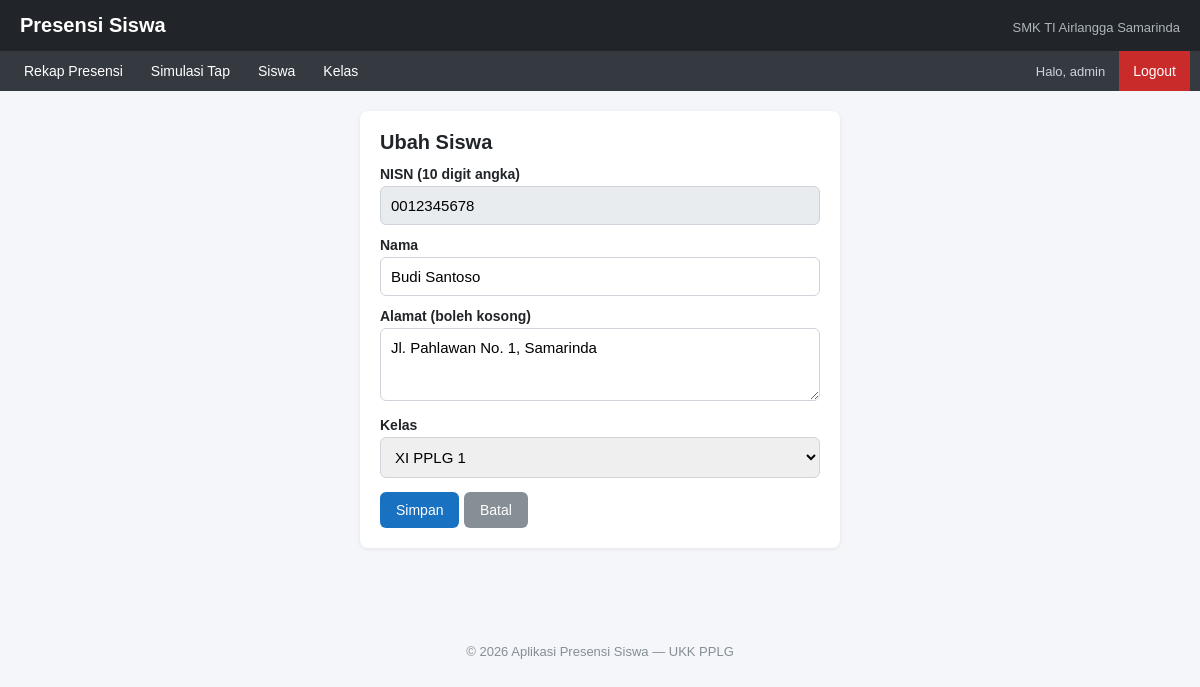
/siswa_form.php?nisn=0012345678 (signed in), run on the app's committed database.
### tables this page shows
CREATE TABLE IF NOT EXISTS siswa (
  nisn     CHAR(10) PRIMARY KEY,
  nama     VARCHAR(100) NOT NULL,
  alamat   VARCHAR(255) NULL,
  id_kelas INT NOT NULL,
  CONSTRAINT fk_siswa_kelas FOREIGN KEY (id_kelas) REFERENCES kelas(id_kelas)
);

CREATE TABLE IF NOT EXISTS kelas (
  id_kelas   INT AUTO_INCREMENT PRIMARY KEY,
  nama_kelas VARCHAR(20) NOT NULL UNIQUE,
  jurusan    VARCHAR(50) NOT NULL
);

### app/helpers.php (called while the page is built, shortened)
<?php
function e($v): string
{
    return htmlspecialchars((string) $v, ENT_QUOTES, 'UTF-8');
}

### app/BaseModel.php (called while the page is built, shortened)
<?php
abstract class BaseModel
{
    public function __construct(Database $db)
    {
        $this->pdo = $db->getConnection();
    }
}

### app/Database.php (called while the page is built)
<?php
class Database
{
    private PDO $pdo;
    public function __construct(array $config)
    {
        $dsn = "mysql:host={$config['host']};dbname={$config['dbname']};charset=utf8mb4";
        try {
            $this->pdo = new PDO($dsn, $config['user'], $config['pass'], [
                PDO::ATTR_ERRMODE            => PDO::ERRMODE_EXCEPTION,
                PDO::ATTR_DEFAULT_FETCH_MODE => PDO::FETCH_ASSOC,
                PDO::ATTR_EMULATE_PREPARES   => false,
            ]);
            $this->pdo->exec("SET time_zone = '+08:00'");
        } catch (PDOException $e) {
            error_log($e->getMessage());
            die('Koneksi database gagal. Pastikan MySQL/MariaDB berjalan dan database sudah di-import.');
        }
    }
    public function getConnection(): PDO
    {
        return $this->pdo;
    }
}

### app/Siswa.php (called while the page is built, shortened)
<?php
class Siswa extends BaseModel
{
    public function find(string $nisn): ?array
    {
        $stmt = $this->pdo->prepare('SELECT * FROM siswa WHERE nisn = :nisn');
        $stmt->execute(['nisn' => $nisn]);
        $row = $stmt->fetch();
        return $row ?: null;
    }
}

### config/database.php (called while the page is built)
<?php
return [
    'host'   => 'localhost',
    'dbname' => 'presensi_siswa',
    'user'   => 'root',
    'pass'   => '',
];

### app/init.php (called while the page is built, shortened)
<?php
require_once __DIR__ . '/helpers.php';
require_once __DIR__ . '/Database.php';
require_once __DIR__ . '/BaseModel.php';
require_once __DIR__ . '/Kelas.php';
require_once __DIR__ . '/Siswa.php';
$config = require __DIR__ . '/../config/database.php';
$db = new Database($config);

### app/Kelas.php (called while the page is built, shortened)
<?php
class Kelas extends BaseModel
{
    public function getAll(): array
    {
        $sql = 'SELECT k.id_kelas, k.nama_kelas, k.jurusan, COUNT(s.nisn) AS jumlah_siswa
                FROM kelas k
                LEFT JOIN siswa s ON s.id_kelas = k.id_kelas
                GROUP BY k.id_kelas, k.nama_kelas, k.jurusan
                ORDER BY k.nama_kelas';
        return $this->pdo->query($sql)->fetchAll();
    }
}

### siswa_form.php (the view, shortened to what this page needs)
<?php
require_once __DIR__ . '/auth.php';
$nisnParam = trim($_GET['nisn'] ?? '');
$isNew = ($nisnParam === '');
$v = ['nisn' => '', 'nama' => '', 'alamat' => '', 'id_kelas' => 0];
$daftarKelas = (new Kelas($db))->getAll();
if (!$isNew) {
    $data = (new Siswa($db))->find($nisnParam);
    $v = [
        'nisn'     => $data['nisn'],
        'nama'     => $data['nama'],
        'alamat'   => $data['alamat'] ?? '',
        'id_kelas' => (int) $data['id_kelas'],
    ];
}
$pageTitle = $isNew ? 'Tambah Siswa' : 'Ubah Siswa';
include __DIR__ . '/layouts/header.php';
include __DIR__ . '/layouts/navbar.php';
?>
<div class="card card-narrow">
    <h2><?= e($pageTitle) ?></h2>
    <form method="post" autocomplete="off">
        <label for="nisn">NISN (10 digit angka)</label>
        <input type="text" id="nisn" name="nisn" maxlength="10" inputmode="numeric"
               value="<?= e($v['nisn']) ?>" <?= $isNew ? '' : 'readonly' ?>>
        <label for="nama">Nama</label>
        <input type="text" id="nama" name="nama" value="<?= e($v['nama']) ?>">
        <label for="alamat">Alamat (boleh kosong)</label>
        <textarea id="alamat" name="alamat" rows="3"><?= e($v['alamat']) ?></textarea>
        <label for="id_kelas">Kelas</label>
        <select id="id_kelas" name="id_kelas">
            <?php foreach ($daftarKelas as $k): ?>
                <option value="<?= (int) $k['id_kelas'] ?>" <?= $v['id_kelas'] === (int) $k['id_kelas'] ? 'selected' : '' ?>>
                    <?= e($k['nama_kelas']) ?>
                </option>
            <?php endforeach; ?>
        </select>
        <button type="submit" class="btn">Simpan</button>
        <a href="siswa.php" class="btn btn-light">Batal</a>
    </form>
</div>
<?php include __DIR__ . '/layouts/footer.php'; ?>

### assets/css/style.css (style rules this page uses)
* { box-sizing: border-box; }
body { margin: 0; font-family: Arial, Helvetica, sans-serif; background: #f4f6f9; color: #212529; }
.card { background: #fff; border-radius: 8px; padding: 20px; box-shadow: 0 1px 4px rgba(0,0,0,.08); }
.card-narrow { max-width: 480px; margin: 0 auto; }
h2 { margin: 0 0 10px; font-size: 20px; }
label { display: block; margin: 12px 0 4px; font-weight: bold; font-size: 14px; }
input[type=text], input[type=password], input[type=date], textarea, select { width: 100%; padding: 10px; border: 1px solid #ced4da; border-radius: 6px; font-size: 15px; font-family: inherit; }
input[readonly] { background: #e9ecef; }
.btn { display: inline-block; background: #1971c2; color: #fff; border: 0; padding: 10px 16px; border-radius: 6px; cursor: pointer; text-decoration: none; font-size: 14px; margin-top: 14px; }
.btn-light { background: #868e96; }

### data on the page
siswa: nisn "0012345678", nama "Budi Santoso", alamat "Jl. Pahlawan No. 1, Samarinda", id_kelas "XI PPLG 1"

### other printed values
$_SESSION['username'] "admin"
$pageTitle "Ubah Siswa"
